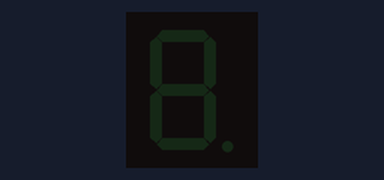
Recording of a sketch running on a simulated Arduino Uno, built with avr-gcc and run on an emulated ATmega328P. On the bench: 1-digit seven-segment display. Wiring (inferred from the names in the program): 1-digit 7-segment display, segments lit when HIGH: segments pin 7, pin 6, pin 4, pin 2, pin 1, pin 9, pin 10. The segment pins are drawn as the display they are named for.

Above: at 0.1 s.
At 1.1 s:
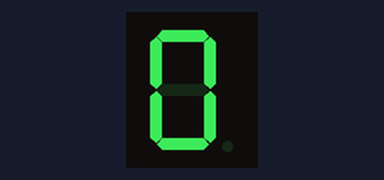
At 2.1 s:
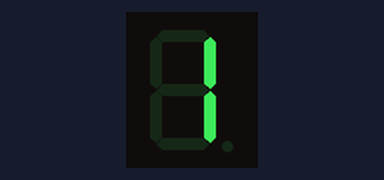
At 5.1 s:
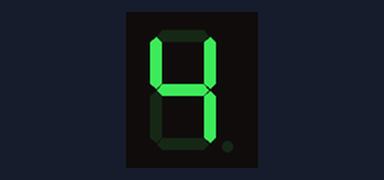
At 7.1 s:
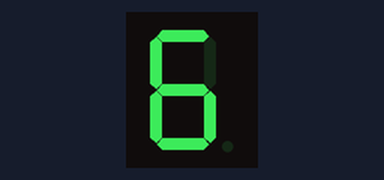
At 10.1 s:
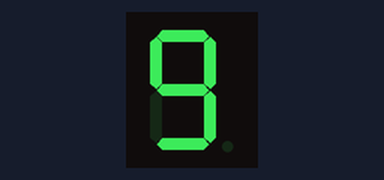

Measured:
- by itself, everything shown: repeats every 10.0 s, in 10 steps
- what the display in image 1 shows lasts 1.0 s, from 1.0 s to 2.0 s

The sketch:

Step2_7segment.ino
```cpp
const int segPins[7] = {7, 6, 4, 2, 1, 9, 10}; // a, b, c, d, e, f, g
const int num_array[10][7] = {
  // a, b, c, d, e, f, g
  {1, 1, 1, 1, 1, 1, 0}, // 0
  {0, 1, 1, 0, 0, 0, 0}, // 1
  {1, 1, 0, 1, 1, 0, 1}, // 2
  {1, 1, 1, 1, 0, 0, 1}, // 3
  {0, 1, 1, 0, 0, 1, 1}, // 4
  {1, 0, 1, 1, 0, 1, 1}, // 5
  {1, 0, 1, 1, 1, 1, 1}, // 6
  {1, 1, 1, 0, 0, 0, 0}, // 7
  {1, 1, 1, 1, 1, 1, 1}, // 8
  {1, 1, 1, 1, 0, 1, 1}  // 9
};
unsigned long lastTime = 0;
int currentDigit = 0;

void setup() {
  pinMode(7, OUTPUT);
  pinMode(6, OUTPUT);
  pinMode(4, OUTPUT);
  pinMode(2, OUTPUT);
  pinMode(1, OUTPUT);
  pinMode(9, OUTPUT);
  pinMode(10, OUTPUT);
}

void displayDigit(int digit) {
  digitalWrite(7, num_array[digit][0]);
  digitalWrite(6, num_array[digit][1]);
  digitalWrite(4, num_array[digit][2]);
  digitalWrite(2, num_array[digit][3]);
  digitalWrite(1, num_array[digit][4]);
  digitalWrite(9, num_array[digit][5]);
  digitalWrite(10, num_array[digit][6]);
}

void loop() {
  if (millis() - lastTime >= 1000) {
    lastTime = millis();
    displayDigit(currentDigit);             // แสดงเลขปัจจุบัน
    currentDigit = (currentDigit + 1) % 10; // ขยับไปเลขถัดไป (พอถึง 10 จะหารเอาเศษกลับมาเป็น 0)
  }
}
```
